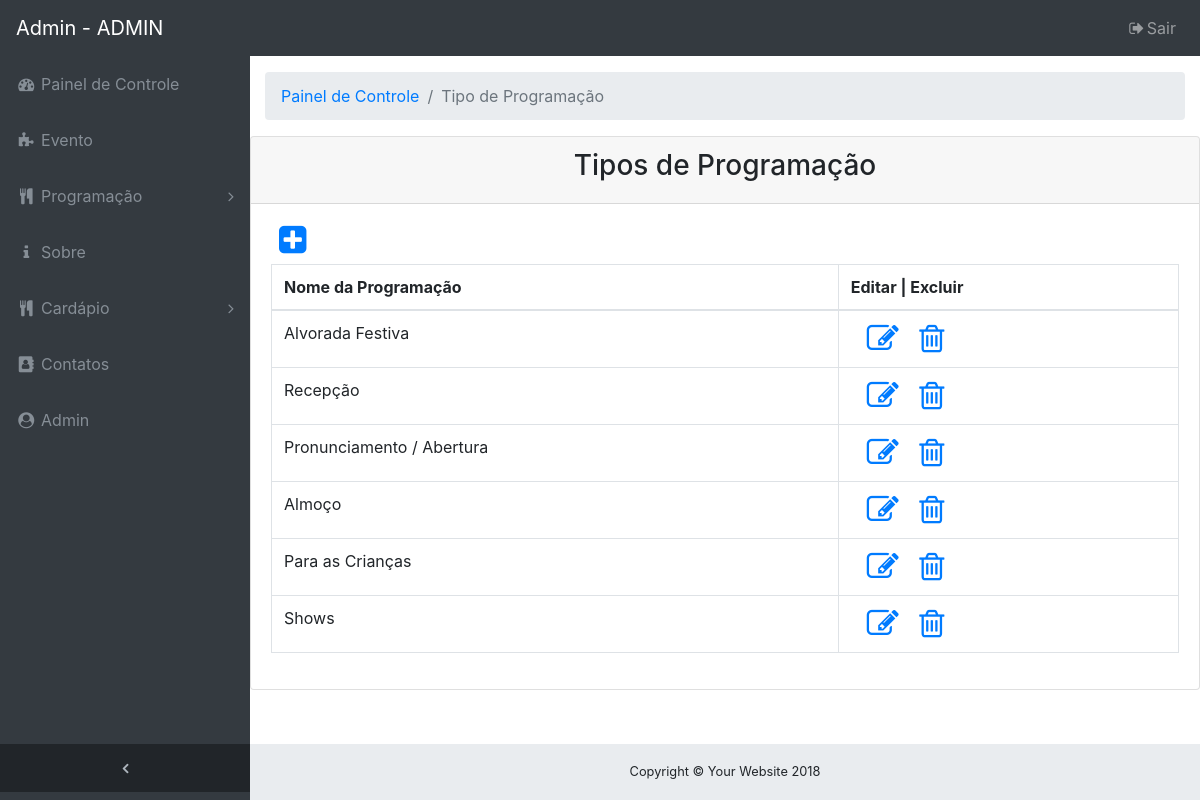
The page /admin/index.php?url=tipo_programacao.php (signed in) on the database its author committed.
### tables this page shows
CREATE TABLE `tb_tipo_programacao` (
    `cod_tipo_prog` INTEGER NOT NULL AUTO_INCREMENT,
    `descricao_tipo` VARCHAR(100),
    CONSTRAINT `PK_tb_tipo_programacao` PRIMARY KEY (`cod_tipo_prog`)
);

### admin/tipo_prog.php (the view)
<?php
if (isset($login_cookie)) {
    ?>
    <div class="card mb-3">
        <div class="card-header text-center">
            <h3>Tipos de Programação</h3>
        </div>
        <div class="card-body">
            <a href="?url=adc_tipo_prog.php" title="Novo <?= $menu; ?>"><i class="fa fa-2x pb-2 pl-2 fa-plus-square"></i></a>
            <div class="table-responsive">
                <table class="table table-bordered col-11" width="100%" cellspacing="0">
                    <thead>
                        <tr>
                            <th>Nome da Programação</th>
                            <th>Editar | Excluir</th>
                        </tr>
                    </thead>
                    <tbody>
                        <?php
                        include 'conexao.php';
                        $selectTipoProg = "select * from tb_tipo_programacao;";
                        $queryTipoProg = $pdo->query($selectTipoProg);
                        while ($dados = $queryTipoProg->fetch()) {
                            $cod = $dados['cod_tipo_prog'];
                            $tipo = $dados['descricao_tipo'];
                            ?>
                            <tr>
                                <td><?= $tipo; ?></td>
                                <td>
                                    <a href="?url=edit_tipo_prog.php&id=<?= $cod; ?>" title="EDITAR"><i class="fa fa-2x fa-edit pr-3 pl-3"></i></a>
                                    <a href="?url=excBD_tipo_prog.php&id=<?= $cod; ?>" onclick="return excluir('<?= $tipo ?>');" title="EXCLUIR"><i class="fa fa-2x fa-trash-o"></i></a>
                                </td>
                            </tr>
                            <?php
                        }
                        ?>
                    </tbody>
                </table>
            </div>
        </div>
    </div>
<?php } ?>

### css/sb-admin.css (style rules this page uses)
html { position: relative; min-height: 100%; }
body { overflow-x: hidden; }
body.sticky-footer { margin-bottom: 56px; }
body.fixed-nav { padding-top: 56px; }

### rows shown on the page
tb_tipo_programacao: descricao_tipo "Alvorada Festiva"
tb_tipo_programacao: descricao_tipo "Recepção"
tb_tipo_programacao: descricao_tipo "Pronunciamento / Abertura"
tb_tipo_programacao: descricao_tipo "Almoço"
tb_tipo_programacao: descricao_tipo "Para as Crianças"
tb_tipo_programacao: descricao_tipo "Shows"

### other values the page prints
$login_cookie "ADMIN"
$menu "Tipo de Programação"
